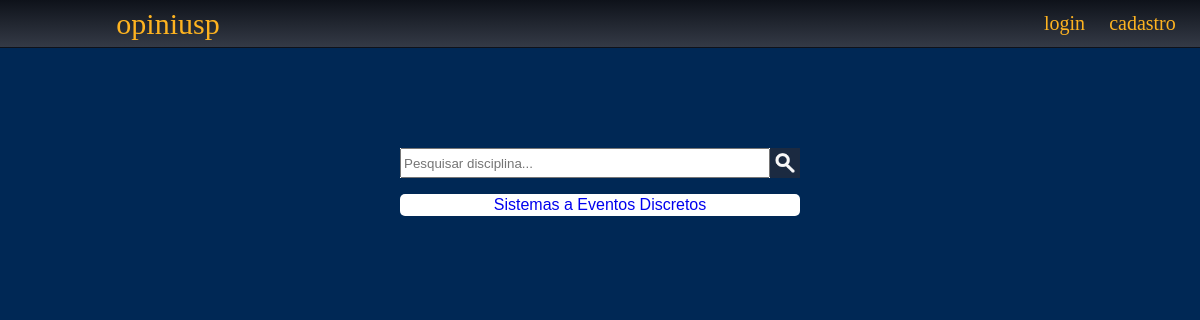
Before: / with the older database file.
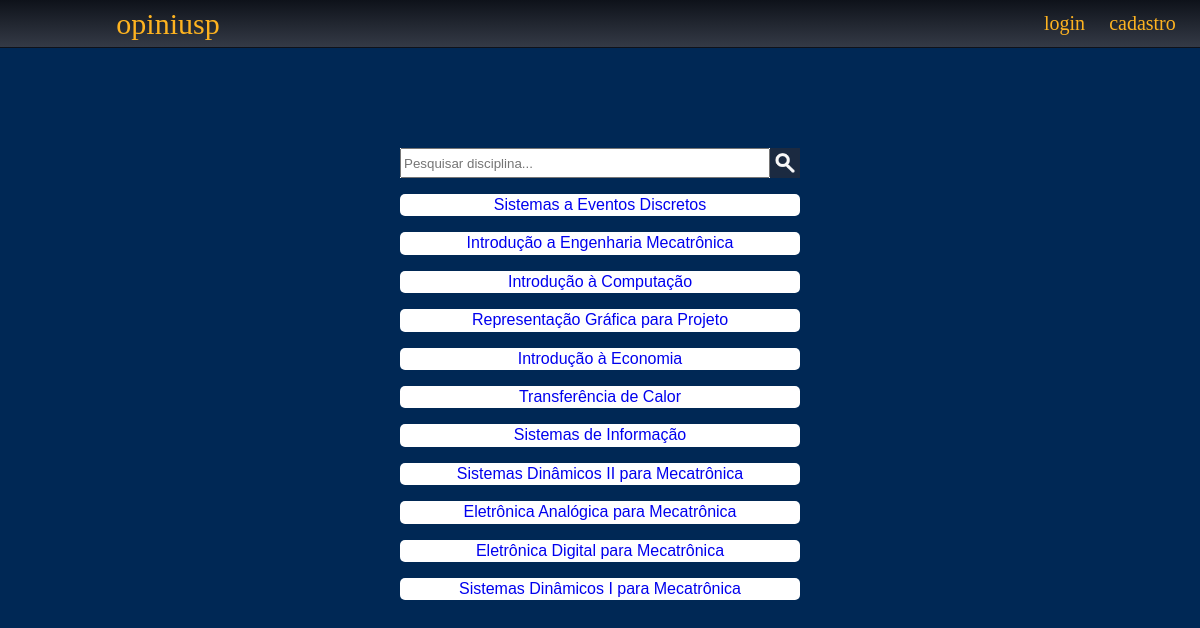
After: the same page with the newer database file.
### main/models.py (models this page shows, shortened)
class Disciplina(models.Model):
    nome = models.CharField(max_length=100)
    sigla = models.CharField(max_length=7)
    cred_aula = models.IntegerField()
    cred_trabalho = models.IntegerField()
    ch_total = models.IntegerField()
    descricao = models.TextField(max_length=5000)  # programacao
    programa_resumido = models.TextField(max_length=5000)
    bibliografia = models.TextField(max_length=10000)
    met_avaliacao = models.TextField(null=True, blank=True)

### main/views.py (the view)
# urls.py: 2. Add a URL to urlpatterns:  path('', views.home, name='home')
def home(request):
    query = request.GET.get("barra")
    disciplinas = None
    if query:
        disciplinas = Disciplina.objects.filter(nome__icontains=query)
    else:
        disciplinas = Disciplina.objects.all()
    contexto = {
        "disciplinas": disciplinas,
    }
    return render(request, 'main/index.html', contexto)

### main/templates/main/index.html (shortened to what this page needs)
{% extends 'main/base.html'%}
{% load static %}
{% block content %}
<div id="main-page">
<form method="GET" action="." class=busca>
    <input type="text" id="busca-disc" name="barra" list="sugestoes-pesquisa"
    placeholder="Pesquisar disciplina...">
    <input type="image" class="btn" src="{% static 'main/images/lupa.png' %}">
</form>
{%for disci in disciplinas%}
<div class="card-materia">
<a class=disc href="{%url 'main:disciplina' disci.id %}">{{disci.nome}}</a>
</div>
{% endfor %}
</div>
{% endblock %}

### main/templates/main/base.html (shortened to what this page needs)
<!DOCTYPE html>
<html lang="en">
<head>
</head>
<body>
  <div class="top">
    {% load static %}
    <link rel="stylesheet" href="{% static 'css/main.css' %}" />
    <a class=logo href="{% url 'main:home' %}">
      opiniusp
    </a>
    {% if user.is_authenticated %}
    <div class=padding></div>
    <div class="user">Bem Vindo, {{user.username}}</div>
    <div class="regbox"><a class="reg" href="{% url 'accounts:logout' %}">sair</a></div>
    {% else %}
    <div class="regbox">
      <a class="reg" href="{% url 'accounts:login' %}">login</a>
      <a class="reg" href="{% url 'accounts:register' %}">cadastro</a>
    </div>
    {% endif %}
  </div>
</body>
{% block content %} {% endblock %}
</html>

### main/static/css/main.css (style rules this page uses)
:root { --oxfordblue: #1b2a41; --charcoal: #324a5f; --bluemunsell: #279eb3; --middleblue: #5cc6d7; --honeyellow: #feb320; }
.top { height: 10%; width: 100%; display: flex; align-items: center; flex-direction: row; justify-content: space-evenly; background: linear-gradient(#0E121A,#343A46); padding: 0px 0px 0px 0px; margin: 0px 0px 0px 0px; border-bottom: 1px solid #0E121A; }
.logo { height: 100%; width: 20%; font-size: 30px; color: var(--honeyellow); font-family: "Arvo",serif; text-align: center; vertical-align: center; font-weight: normal; }
.regbox { height: fit-content; width: 10%; display: flex; justify-content: space-evenly; }
.reg { color: var(--honeyellow); font-size: 20px; font-family: 'Arvo',serif; font-weight: 400; align-content: space-between; margin: 10%; }
a { text-decoration: none; }
body { display: flex; background: #002855; flex-direction: column; justify-content: flex-start; align-items: center; width: 100%; height: 100%; margin: 0px 0px 0px 0px; padding: 0px 0px 0px 0px; }
#main-page { height: 100vh; }
.busca { height: 30px; width: 400px; margin-top: 100px; display: flex; flex-direction: row; background-color: white; }
#busca-disc { flex-grow: 1; flex-basis: 100% - 50px; }
.btn { width: 20px; height: 100% - 10px; background-color: var(--oxfordblue); padding: 5px 5px; cursor: pointer; }
.card-materia { display: flex; flex-direction: column; align-items: center; margin: 1rem auto; box-shadow: 0 3px 7px -1px rgba(#000, .1); margin-bottom: 1.6%; background: #fff; line-height: 1.4; font-family: sans-serif; border-radius: 5px; overflow: hidden; z-index: 0; }

Changed rows visible on the page:
added Disciplina: nome "Introdução a Engenharia Mecatrônica"
added Disciplina: nome "Introdução à Computação"
added Disciplina: nome "Representação Gráfica para Projeto"
added Disciplina: nome "Introdução à Economia"
added Disciplina: nome "Transferência de Calor"
added Disciplina: nome "Sistemas de Informação"
added Disciplina: nome "Sistemas Dinâmicos II para Mecatrônica"
added Disciplina: nome "Eletrônica Analógica para Mecatrônica"
added Disciplina: nome "Eletrônica Digital para Mecatrônica"
added Disciplina: nome "Sistemas Dinâmicos I para Mecatrônica"
